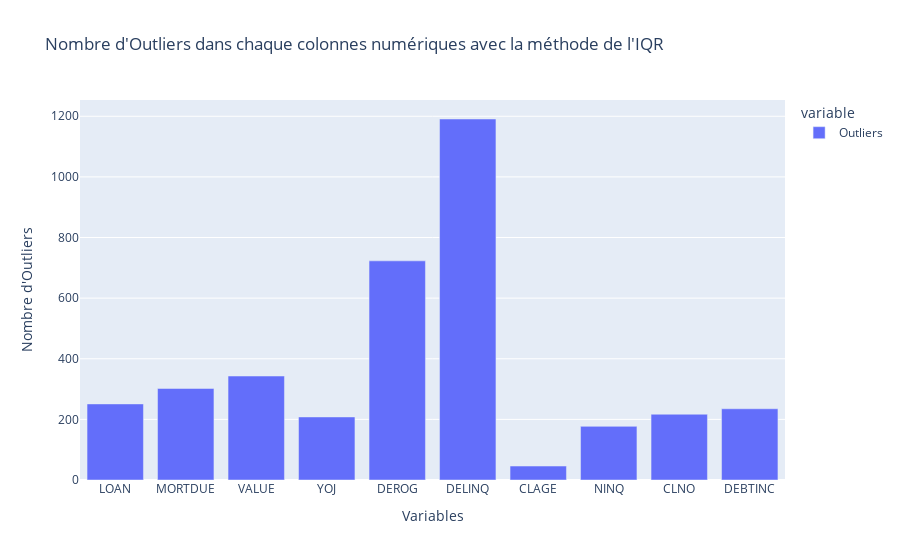

Source (notebook cell):
### Code cell
var_num = ['LOAN',"MORTDUE", "VALUE", "YOJ", "DEROG", "DELINQ", "CLAGE", "NINQ", "CLNO", "DEBTINC"]

global_outliers_dict = {}
def detect_outliers_iqr(data, column):

    Q1 = data[column].quantile(0.25)
    Q3 = data[column].quantile(0.75)
    IQR = Q3 - Q1
    lower_bound = Q1 - 1.5 * IQR
    upper_bound = Q3 + 1.5 * IQR

    outliers = data[(data[column] < lower_bound) | (data[column] > upper_bound)]
    num_outliers = len(outliers)

    global_outliers_dict[column] = num_outliers

for var in var_num:
    detect_outliers_iqr(df_cleaned, var)

df_outliers_values = pd.DataFrame.from_dict(global_outliers_dict, orient='index', columns=['Outliers'])


print(df_outliers_values)
px.bar(df_outliers_values,
       labels = {'value':"Nombre d'Outliers",'index':'Variables'},
       title = "Nombre d'Outliers dans chaque colonnes numériques avec la méthode de l'IQR")

### Figure 1 — Plotly figure (JSON) as saved in the notebook; plotly's stock layout.template omitted (floating-point values rounded to 4 significant figures)
{"data": [{"alignmentgroup": "True", "hovertemplate": "variable=Outliers<br>Variables=%{x}<br>Nombre d'Outliers=%{y}<extra></extra>", "legendgroup": "Outliers", "marker": {"color": "#636efa", "pattern": {"shape": ""}}, "name": "Outliers", "offsetgroup": "Outliers", "orientation": "v", "showlegend": true, "textposition": "auto", "type": "bar", "x": ["LOAN", "MORTDUE", "VALUE", "YOJ", "DEROG", "DELINQ", "CLAGE", "NINQ", "CLNO", "DEBTINC"], "xaxis": "x", "y": [251, 302, 343, 208, 723, 1191, 46, 177, 217, 235], "yaxis": "y"}], "layout": {"barmode": "relative", "legend": {"title": {"text": "variable"}, "tracegroupgap": 0}, "title": {"text": "Nombre d'Outliers dans chaque colonnes numériques avec la méthode de l'IQR"}, "xaxis": {"anchor": "y", "domain": [0, 1], "title": {"text": "Variables"}}, "yaxis": {"anchor": "x", "domain": [0, 1], "title": {"text": "Nombre d'Outliers"}}}}
